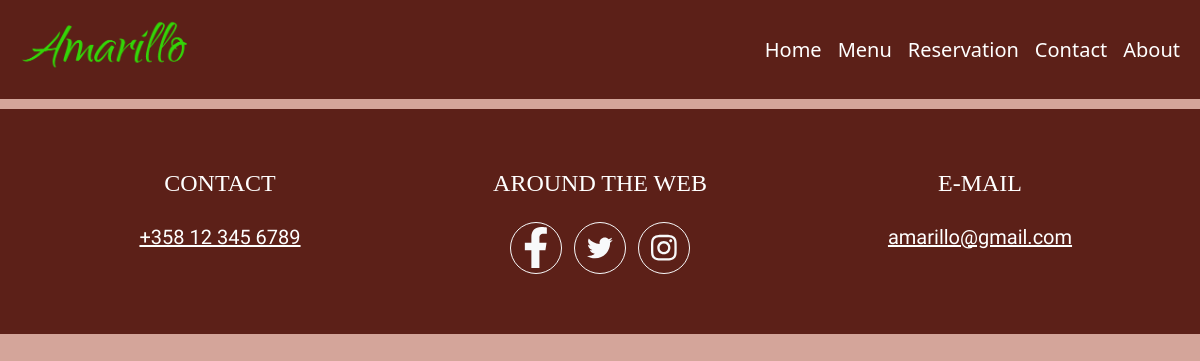
The page /php/order_menu.php on the database as committed earlier.
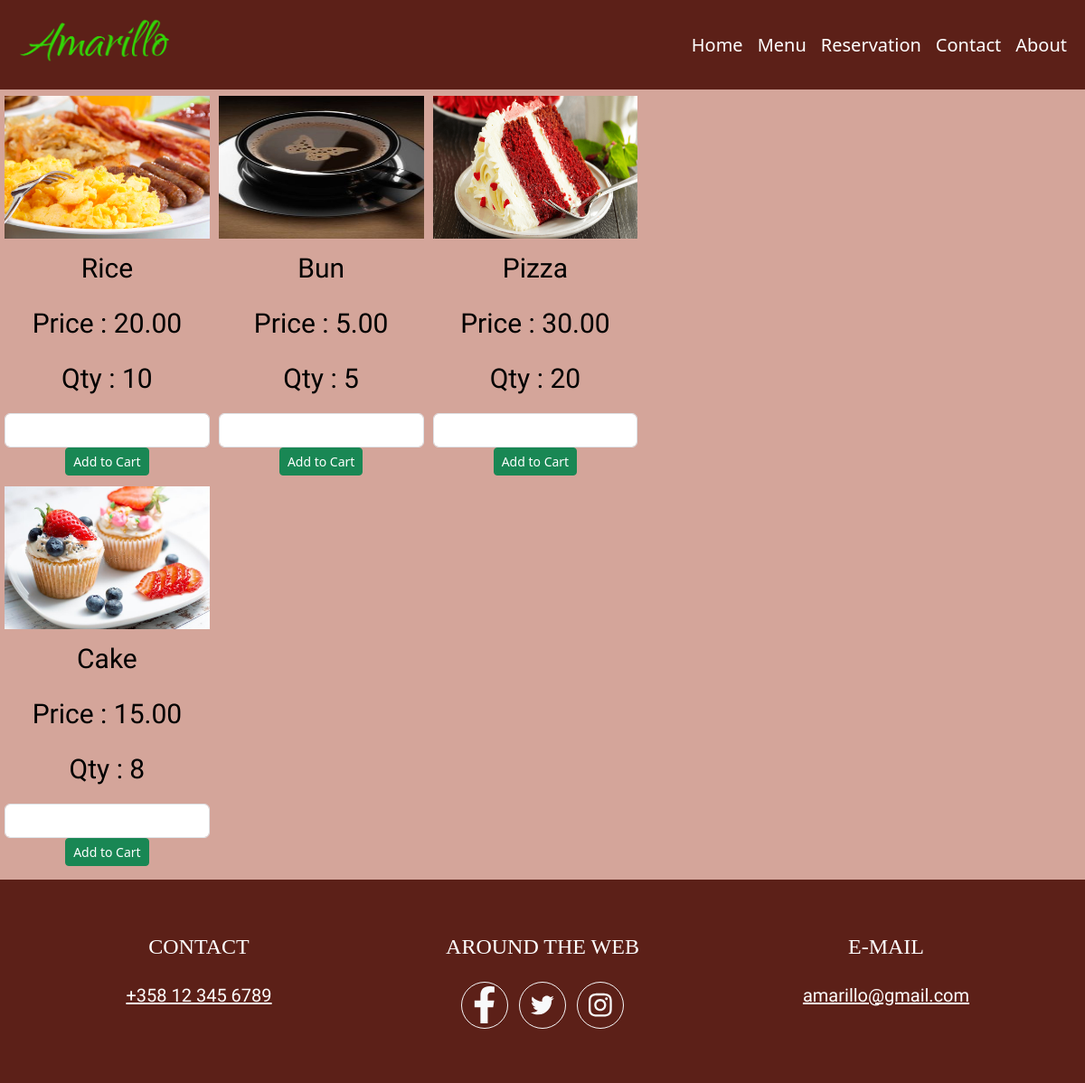
The same page on the database as committed later.
### tables this page shows
CREATE TABLE `rushani_items` (
  `item_nbr` int NOT NULL,
  `item_name` varchar(30) NOT NULL,
  `unit` varchar(20) NOT NULL,
  `unit_price` decimal(10,2) NOT NULL,
  `quantity` int NOT NULL,
  `item_image` varchar(100) DEFAULT NULL,
  `item_status` int DEFAULT '1'
);

### php/order_menu.php (the view, shortened to what this page needs)
<?php
    include "header.php";
    include "db.php";
?>
<div class="row">
        <div class="coumn right">
          <div class="row1">
           <?php
            $sql = "SELECT * FROM rushani_items WHERE item_status=1";
            $result = $conn->query($sql);
            if ($result->num_rows > 0)
              {
                while($row = $result->fetch_assoc())
                {
           ?>
            <div class="column1">
              <img id="img1" src="../images/<?php echo $row['item_image'];?>" alt="Lettuce salad" style="width:100%">
              <p><?php echo $row['item_name'];?></p>
              <p>Price : <?php echo $row['unit_price'];?></p>
              <p>Qty : <?php echo $row['quantity'];?></p>
              <center>
                <form method="post" action="">
                <input type="text" class="form-control" name="req_qty" />
                <button class="btn btn-sm btn-success" type="submit">Add to Cart</button>
                </form>
              </center>
            </div>
           <?php
              }
             }
           ?>
          </div>
        </div>
      </div>
<?php include "footer.php" ?>

### php/header.php (shortened to what this page needs)
<!DOCTYPE html>
<html lang="en">
<head>
  <link href="https://cdn.jsdelivr.net/npm/bootstrap@5.3.0-alpha1/dist/css/bootstrap.min.css" rel="stylesheet"
>
  <link rel="stylesheet" href="https://cdnjs.cloudflare.com/ajax/libs/font-awesome/4.7.0/css/font-awesome.min.css"
>
  <link href="https://cdn.datatables.net/1.13.2/css/jquery.dataTables.min.css" rel="stylesheet">
  <link rel="stylesheet" href="../style/style2.css">
  <link rel="stylesheet" href="../style/style.css">
</head>
<body>
  <div>
    <header>
      <nav class="navbar navbar-expand-sm">
        <div class="container-fluid">
          <a class="navbar-brand" href="index.php"><image class ="logo11" src="../images/logo1.png"></a>
          <div class="collapse navbar-collapse" id="collapsibleNavbar">
            <ul class="navbar-nav ms-auto mb-2 mb-lg-0">
              <li class="nav-item">
                <a <?php if(basename($_SERVER['PHP_SELF']) == 'index.php'){echo 'class="nav-link active"';} else {echo 'class="nav-link"';} ?> href="index.php">Home</a>
              </li>
              <li class="nav-item">
                <a <?php if(basename($_SERVER['PHP_SELF']) == 'menu.php'){echo 'class="nav-link active"';} else {echo 'class="nav-link"';} ?> href="menu.php">Menu</a>
              </li>
              <li class="nav-item">
                <a <?php if(basename($_SERVER['PHP_SELF']) == 'reservation.php'){echo 'class="nav-link active"';} else {echo 'class="nav-link"';} ?> href="reservation.php">Reservation</a>
              </li>
              <li class="nav-item">
                <a class="nav-link" href="#CU">Contact</a>
              </li>
              <li class="nav-item">
                <a <?php if(basename($_SERVER['PHP_SELF']) == 'about.php'){echo 'class="nav-link active"';} else {echo 'class="nav-link"';} ?> href="about.php">About</a>
              </li>
            </ul>
          </div>
        </div>
      </nav>
    </header>
    <div>

### php/footer.php (shortened to what this page needs)
</div>
  <footer class="footer text-center content-helper bg-none">
    <div class="container">
      <div class="row">
        <div class="col-md-4 footer-section">
          <h4 class="text-uppercase mb-4">
            Contact
          </h4>
          <p id="CU" class="lead mb-0">
            <a class="link" href="tel:+358123456789">+358 12 345 6789</a>
          </p>
        </div>
        <div class="col-md-4 footer-section">
          <h4 class="text-uppercase mb-4">
            Around the Web</h4>
          <a class="btn btn-outline-light btn-social mx-1" href="#!">
            <svg class="svg-inline--fa fa-facebook-f fa-fw" viewBox="0 0 320 512">
              <path fill="currentColor"
                d="M279.1 288l14.22-92.66h-88.91v-60.13c0-25.35 12.42-50.06 52.24-50.06h40.42V6.26S260.4 0 225.4 0c-73.22 0-121.1 44.38-121.1 124.7v70.62H22.89V288h81.39v224h100.2V288z">
              </path>
            </svg>
          </a>
          <a class="btn btn-outline-light btn-social mx-1" href="#!">
          </a>
          <a class="btn btn-outline-light btn-social mx-1" href="#!">
          </a>
        </div>
        <div class="col-md-4 footer-section">
          <h4 class="text-uppercase mb-4">
            E-mail
          </h4>
          <p class="lead mb-0">
            <a class="link" href="mailto:amarillo@gmail.com">amarillo@gmail.com</a>
          </p>
        </div>
      </div>
    </div>
  </footer>
  </div>
</body>
</html>

### style/style2.css (style rules this page uses)
body { margin: auto; background-color: #D4A59A; font-size: larger; }
img { width: 100%; height: 500px; margin: auto; vertical-align: none; }
.logo11 { width: 200px; height: 100%; }
.content-helper { padding-top: 5%; padding-bottom: 5%; color: black; }
.bg-none { background: none; }
.footer { color: white; background-color: #5C2018; font-family: Georgia, 'Times New Roman', Times, serif; }
.footer .link { color: white; }
.btn-social { border-radius: 100%; display: inline-flex; width: 3.25rem; height: 3.25rem; font-size: 1.25rem; justify-content: center; align-items: center; }
p { font-weight: lighter; font-size: 30px; font-family: 'Courgette', cursive; }
* { box-sizing: border-box; }
* { padding: 0; margin: 0; box-sizing: border-box; }
.navbar { background-color: #5C2018; font-size: 24px; font-size: medium; text-align: right; }
.navbar-brand { color: #f7ff03; font: Arial; font-size: 30px; }
.navbar-nav, .nav-link { text-align: right; }
.navbar-nav .nav-link { color: #ffffff; font-family: 'Segoe UI', Tahoma, Geneva, Verdana, sans-serif; font-size: 20px; }

### style/style.css (style rules this page uses)
body { background-color: #D4A59A; font-size: medium; color: rgb(37, 2, 2); }
.right { float: right; color: brown; width: 60%; }
.container { width: 95%; }
* { box-sizing: border-box; }
.column1 { float: left; width: 33.33%; padding: 5px; }
.row1::after { content: ""; clear: both; display: table; }
#img1 { height: 170px; max-width: 100%; padding-bottom: 10px; padding-top: 2px; }
p { text-align: center; color: black; font-size: 30px; font-family: 'Courgette', cursive; font-weight: 500; }

Rows that differ between the two databases and show on the page:
added rushani_items: item_image (picture), item_name "Rice", unit_price "20.00", quantity "10"
added rushani_items: item_image (picture), item_name "Bun", unit_price "5.00", quantity "5"
added rushani_items: item_image (picture), item_name "Pizza", unit_price "30.00", quantity "20"
added rushani_items: item_image (picture), item_name "Cake", unit_price "15.00", quantity "8"
